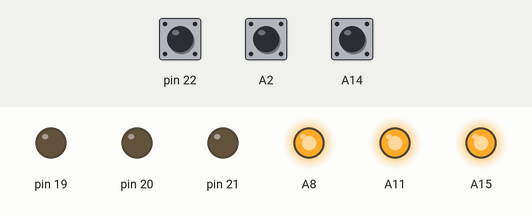
Simulated run of this sketch. Board: Arduino Mega 2560, built with avr-gcc and run on an emulated ATmega2560. Shown: output pins drawn as LEDs (lit = HIGH). Inputs (shaded band) come from the test bench; at power-on: pin 22 HIGH, A2 HIGH, A14 HIGH.

Above: at 1.2 s.
1.3 s: pin 22 pulled LOW for 0.15 s
At 1.37 s:
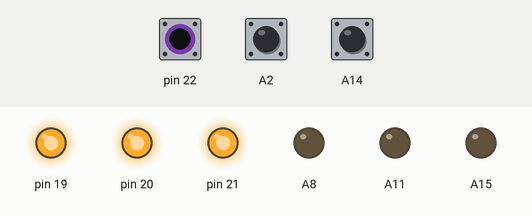
2.9 s: pin 22 pulled LOW for 3.2 s
At 6.6 s:
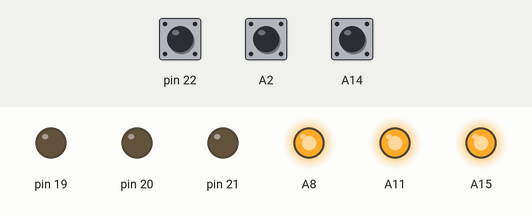
7.6 s: A2 pulled LOW for 3.2 s
At 9.0 s:
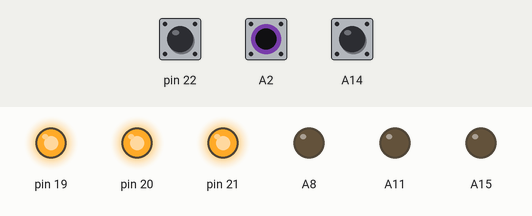
Timing chart, 0 to 12.3 s (numbered marks = the images above; inputs shaded):
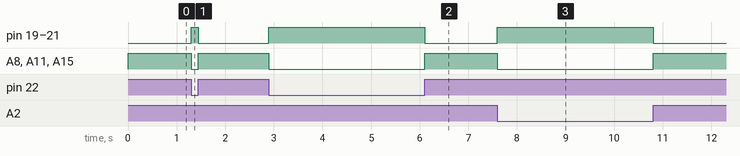

The sketch:

zad2.ino
```cpp
void setup() {
	pinMode(A15, OUTPUT);
 	pinMode(A11, OUTPUT);
 	pinMode(A8, OUTPUT);
	pinMode(21, OUTPUT);
 	pinMode(20, OUTPUT);
 	pinMode(19, OUTPUT);

	pinMode(A2, INPUT);
	pinMode(A13, INPUT);
	pinMode(22, INPUT);
}

void loop() {
	digitalWrite(2, 255);
	digitalWrite(A2, 255);
	digitalWrite(1, 255);
	digitalWrite(A14, 255);
	digitalWrite(22, 255);
	digitalWrite(A3, 255);

	if (digitalRead(22) == LOW || digitalRead(A2) == LOW || digitalRead(A14) == LOW ) {
		digitalWrite(21, 255);
	 	digitalWrite(20,255);
	 	digitalWrite(19,255);

	 	digitalWrite(A15, 0);
	 	digitalWrite(A11, 0);
	 	digitalWrite(A8, 0);
	 } else {

	 	digitalWrite(21, 0);
	 	digitalWrite(20,0);
	 	digitalWrite(19,0);

	 	digitalWrite(A15, 255);
	 	digitalWrite(A11, 255);
	 	digitalWrite(A8, 255);
	 }
}
```

Measured:
- after the input at 1.3 s, pin 19–21: LOW → HIGH at once, → LOW 0.15 s later; A8, A11, A15: HIGH → LOW at once, → HIGH 0.15 s later
- after the input at 2.9 s, pin 19–21: LOW → HIGH at once, → LOW 3.2 s later; A8, A11, A15: HIGH → LOW at once, → HIGH 3.2 s later
- after the input at 7.6 s, pin 19–21: LOW → HIGH at once, → LOW 3.2 s later; A8, A11, A15: HIGH → LOW at once, → HIGH 3.2 s later
